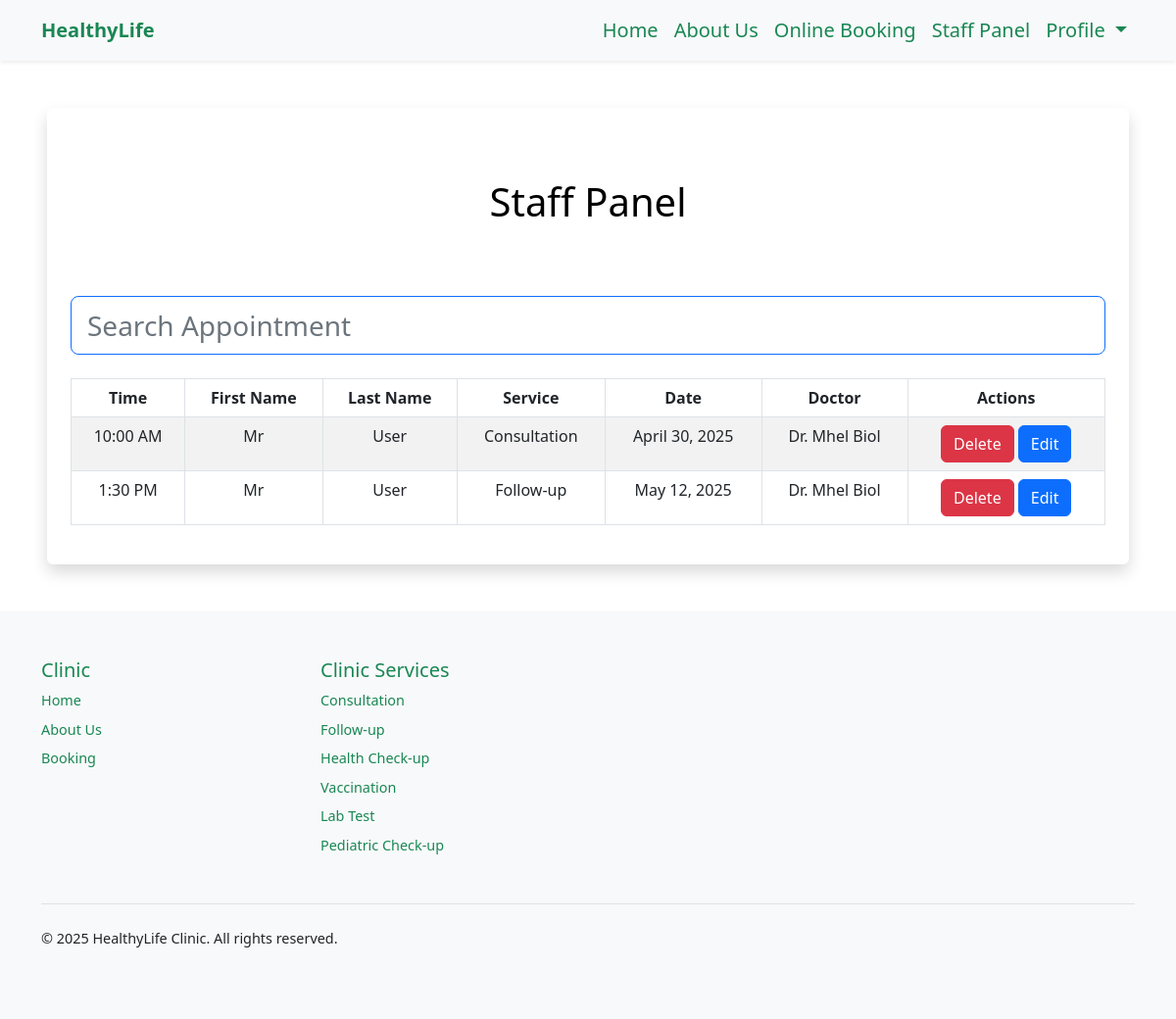
The app's page /staff-panel (signed in) with its own data.
### booking/models.py (models this page shows, shortened)
class Appointment(models.Model):
    user = models.ForeignKey(User, on_delete=models.CASCADE, null=True, blank=True)
    service = models.CharField(max_length=50, choices=SERVICE_CHOICES, default="Doctor care")
    doctor = models.CharField(max_length=255, default="Unknown")
    day = models.DateField(default=datetime.now)
    time = models.CharField(max_length=10, choices=TIME_CHOICES, default="3 PM")
    time_ordered = models.DateTimeField(default=datetime.now, blank=True)

### booking/views.py (the view)
# urls.py: path('staff-panel', views.staffPanel, name='staffPanel'),
def staffPanel(request):
    today = datetime.today()
    minDate = today.strftime('%Y-%m-%d')
    deltatime = today + timedelta(days=31)
    strdeltatime = deltatime.strftime('%Y-%m-%d')
    maxDate = strdeltatime
    items = Appointment.objects.filter(day__range=[minDate, maxDate]).order_by('day', 'time')
    return render(request, 'staffPanel.html', {
        'items': items,
    })

### booking/templates/staffPanel.html (shortened to what this page needs)
{% extends 'layout.html' %}
{% load static %}
{% block body %}
{% if user.is_authenticated and user.is_staff %}
<div class="shadow p-4 mb-5 bg-body bg-body rounded text-black  m-5 ">
    <h1 class="text-center mt-5 mb-5">Staff Panel</h1>
    <br>
    <input class="form-control form-control-lg fs-3 border border-primary" id="myInput" type="text" placeholder="Search Appointment">
    <br>
    <div class="table-responsive">
      <table class="table table-bordered table-striped table-hover mx-auto">
          <thead>
            <tr>
              <th class="text-center" scope="col">Time</th>
              <th class="text-center" scope="col">First Name</th>
              <th class="text-center" scope="col">Last Name</th>
              <th class="text-center" scope="col">Service</th>
              <th class="text-center" scope="col">Date</th>
              <th class="text-center" scope="col">Doctor</th>
              <th class="text-center" scope="col">Actions</th>
            </tr>
          </thead>
          <tbody id="myTable">
              {% for item in items %}
            <tr>
              <td class="text-center">{{item.time}}</td>
              <td class="text-center">{{item.user.first_name}}</td>
              <td class="text-center">{{item.user.last_name}}</td>
              <td class="text-center">{{item.service}}</td>
              <td class="text-center">{{item.day}}</td>
              <td class="text-center">{{item.doctor}}</td>
              <td class="text-center">
                <form action="{% url 'delete_appointment' item.id %}" method="POST" style="display:inline;">
                  <button type="submit" class="btn btn-danger">Delete</button>
                </form>
                <a href="{% url 'edit_appointment' item.id %}" class="btn btn-primary">Edit</a>
              </td>
            </tr>
              {% endfor %}
          </tbody>
        </table>
      </div>
</div>
{% else %}
<div class="shadow p-4 mb-5 bg-body bg-body rounded text-black  m-5">
  <h1 class="p-2  me-3">You are not admin</h1>
  <a href="{% url 'login' %}" class="btn btn-primary text-white">Sign in</a>
</div>
{% endif %}
{% endblock %}

### records on screen
Appointment: time "10:00 AM", user.first_name "Mr", user.last_name "User", service "Consultation", day "April 30, 2025", doctor "Dr. Mhel Biol"
Appointment: time "1:30 PM", user.first_name "Mr", user.last_name "User", service "Follow-up", day "May 12, 2025", doctor "Dr. Mhel Biol"
